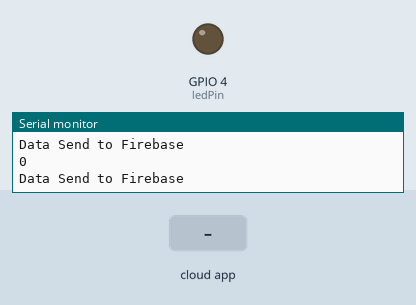
Simulated run of this sketch. Board: ESP8266 (NodeMCU). On the bench: output pins drawn as LEDs (lit = HIGH), the last lines printed to the serial monitor. The test bench sets the inputs (shaded band). WiFi joins after 1.5 s; servers stay silent unless stated; the Firebase database answers and starts empty.

Above: at 2.7 s.
2.8 s: the phone or cloud app sets state to 1
At 4.8 s:
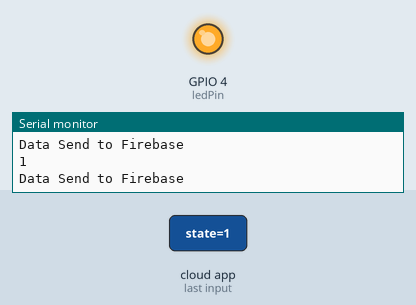
5.1 s: the phone or cloud app sets state to 0
At 6.5 s:
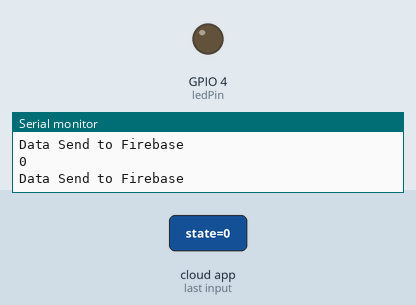
Timing chart, 0 to 8.1 s (numbered marks = the images above; inputs shaded):
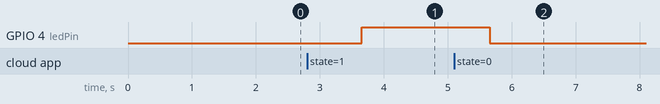

The sketch:

Firebase___Esp8266.ino
```cpp
/* This program sends '0' and '1' to the Firebase Real-Time Database to turn ON/OFF any electrical device. */

// Include all the above necessary libraries
#include <ESP8266WiFi.h>
#include <Firebase_ESP_Client.h>

/* Define the WiFi credentials */
#define WIFI_SSID "Wifi-SSID"
#define WIFI_PASSWORD "PASSWORD"

/*  Define the API Key */
#define API_KEY "In the firebase service account section you get it"

/* Define the RTDB URL */
#define DATABASE_URL "Your Real time Database URL"

/* Define the user Email and password that alreadey registerd or added in your project */
#define USER_EMAIL "In authentication section add the user"
#define USER_PASSWORD "Enter the password"

// Define Firebase Data object
FirebaseData fbdo;

FirebaseAuth auth;
FirebaseConfig config;

unsigned long sendDataPrevMillis = 0;

const int ledPin = 4;

void setup()
{
  pinMode(ledPin, OUTPUT);
  digitalWrite(ledPin, LOW);

  Serial.begin(115200);
  WiFi.begin(WIFI_SSID, WIFI_PASSWORD);

  Serial.print("Connecting to Wi-Fi");
  while (WiFi.status() != WL_CONNECTED)
  {
    Serial.print(".");
    delay(300);
  }
  Serial.println();
  Serial.print("Connected with IP: ");
  Serial.println(WiFi.localIP());
  Serial.println();

  /* Assign the api key (required) */
  config.api_key = API_KEY;

  /* Assign the user sign in credentials */
  auth.user.email = USER_EMAIL;
  auth.user.password = USER_PASSWORD;

  /* Assign the RTDB URL (required) */
  config.database_url = DATABASE_URL;

  // Comment or pass false value when WiFi reconnection will control by your code or third party library e.g. WiFiManager
  Firebase.reconnectNetwork(true);

  // Since v4.4.x, BearSSL engine was used, the SSL buffer need to be set.
  // IMPORTANT
  // Large data transmission may require larger RX buffer, otherwise connection issue or data read time out can be occurred.

  fbdo.setBSSLBufferSize(4096 /* Rx buffer size in bytes from 512 - 16384 /, 1024 / Tx buffer size in bytes from 512 - 16384 */);

  // Limit the size of response payload to be collected in FirebaseData
  fbdo.setResponseSize(2048);

  Firebase.begin(&config, &auth);

  Firebase.setDoubleDigits(5);

  config.timeout.serverResponse = 10 * 1000;
}

void loop()
{
  // Firebase.ready() should be called repeatedly to handle authentication tasks.
  if (Firebase.ready() && (millis() - sendDataPrevMillis > 1000 || sendDataPrevMillis == 0))
  {
    sendDataPrevMillis = millis();

  int ledState;
   if(Firebase.RTDB.getInt(&fbdo, "/led/state", &ledState)){
    digitalWrite(ledPin, ledState);
    Serial.println(ledState);
    Serial.println("Data Send to Firebase");
   }else{
    Serial.println(fbdo.errorReason().c_str());
   }
  }
}
```

Measured:
- after the input at 2.8 s, GPIO 4 (ledPin): LOW → HIGH after 0.86 s
- after the input at 5.1 s, GPIO 4 (ledPin): HIGH → LOW after 0.56 s
